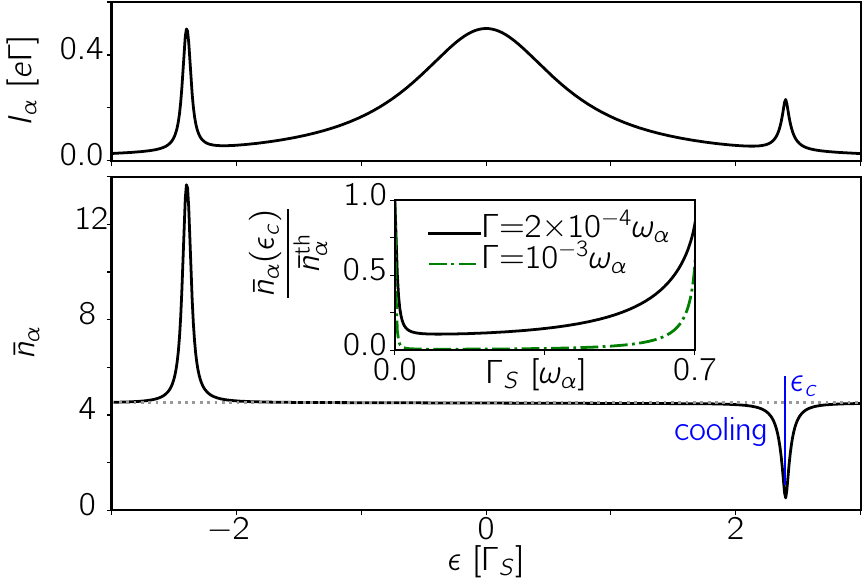

Recreate this plot in Python.
from pylab import *
from mpl_toolkits.axes_grid1.inset_locator import inset_axes
"""
Global settings:
-----------------
"""
ExportName = 'Fig2.eps'

optionProcessing = False
for opt in sys.argv[1:]:
    if opt.strip() == 'processing=True':
        optionProcessing = True
        print '[processing mode]'
"""
Plot functions:
----
"""

rc('axes', linewidth=1.5)

#Load numerical data
dataDict = dict()
paramDict = dict()
varDict = dict()
datapathDict = {
    0: 'data/equal_resonators_at_finite_kBT_setA.dat',
    1: 'data/equal_resonators_at_zero_kBT_setA.dat',
    2: 'data/GammaS_dependence_at_finite_kBT_setA.dat',
    3: 'data/GammaS_dependence_at_finite_kBT_setB.dat',
}
for k, v in datapathDict.iteritems():
    labelLst = list()
    dataset = loadtxt(v)
    for nidx, line in enumerate(open(v, 'r')):
        if nidx == 2:
            paramDict[k] = eval(line[1:])
        if nidx == 6:
            varDict[k] = str(line[1:]).strip()[1:-1]
        if nidx == 10:
            labelLst = str(line[1:]).strip()[1:-1].replace('\t', '').replace(
                ' ', '').split(',')
    dataDict[k] = {k: v for k, v in zip(labelLst, dataset.T)}
xKey = lambda setIdx: varDict[setIdx]


#Define figure
def plotMultiData(prefix):
    titlefsize = 24
    lgdsize = 9
    fsize = 9
    lblsize = 9
    yfsize = fsize
    xfsize = fsize
    zfsize = fsize
    cfsize = fsize
    tfsize = fsize
    lw = 2

    fig = figure(1, figsize=(8.66, 5.91))
    clf()
    sub = dict()

    sub[0] = subplot2grid((3, 1), (0, 0))
    setIdx = 0
    p = paramDict[setIdx]
    GS = p['GS']
    GN = p['GNL']
    plot(
        dataDict[setIdx][xKey(setIdx)],
        dataDict[setIdx]['IL'],
        'k-',
        lw=lw,
        label='rT={0}'.format('%.1f' % (p['TL'] / p['wL'])))

    setIdx = 1
    p = paramDict[setIdx]
 #   plot(
 #       dataDict[setIdx][xKey(setIdx)],
 #       dataDict[setIdx]['IL'],
 #       'r--',
 #       lw=lw,
 #       label='rT={0}'.format('%.1f' % (p['TL'] / p['wL'])))
    ylabel('IL', fontsize=yfsize, labelpad=30)
    xlim(-3 * GS, 3 * GS)
    ylim(0, 0.5 * GN)

#    lgd = legend(
#        loc=3,
#        bbox_to_anchor=(0.6, 0.56),
#        labelspacing=0.1,
#        columnspacing=0.85,  #0.21, 0.74
#        borderpad=0.35,
#        handletextpad=0.1,
#        ncol=1,
#        handlelength=1.75,
#        borderaxespad=0.,
#        frameon=False)
#    [setp(ltxt, fontsize=lgdsize) for ltxt in lgd.get_texts()]

    #------
    sub[1] = subplot2grid((3, 1), (1, 0), rowspan=2)
    setIdx = 0
    p = paramDict[setIdx]
    plot(
        dataDict[setIdx][xKey(setIdx)], dataDict[setIdx]['nOscL'], 'k-', lw=lw)
    ylabel('nOscL', fontsize=yfsize, labelpad=30)

    xlabel(xKey(setIdx), fontsize=xfsize, labelpad=15)
    xlim(-3 * GS, 3 * GS)
    ylim(0, 14)

    nB = lambda x: 1. / (exp(x) - 1)
    axhline(y=nB(p['wL'] / p['TL']), color='0.6', ls=':', lw=lw)

    ABS = lambda sgn, n, m: 0.5 * sgn * sqrt((n * p['wL'] + m * p['wR'])**2 - 2 * p['GS']**2)
    epsCooling = ABS(1, 1, 0)
    axvline(x=epsCooling, ymin=0.08, ymax=0.4, color='b', ls='-', lw=1.5)

    #------
    axins = inset_axes(
        sub[1],
        loc=3,
        width=3,
        height=1.5,
        bbox_to_anchor=(0.45, 0.39),
        bbox_transform=sub[1].figure.transFigure)
    psList = ['k-', 'g-.']
    for nidx, setIdx in enumerate([2, 3]):
        p = paramDict[setIdx]
        nTH = nB(p['wL'] / p['TL'])
        wL = p['wL']
        Y = dataDict[setIdx]['nOscL'] / (nB(p['wL'] / p['TL']) + 0.)
        lbl = 'rGN={0}m'.format(p['GNL'] / 1e-3)
        plot(dataDict[setIdx][xKey(setIdx)], Y, psList[nidx], lw=lw, label=lbl)
        xlim(0 * wL, 0.7 * wL)
    ylim(0, 1)

    lgd = legend(
        loc=3,
        bbox_to_anchor=(0.1, 0.5),
        labelspacing=1.5,
        columnspacing=0.85,
        borderpad=0.35,
        handletextpad=0.1,
        ncol=1,
        handlelength=4,
        borderaxespad=0.,
        frameon=False)
    [setp(ltxt, fontsize=lgdsize) for ltxt in lgd.get_texts()]

    #================================
    axins.annotate(
        'GSInwL',
        xy=(0.3, -0.22),
        xycoords='axes fraction',
        fontsize=lblsize,
    )
    #   axins.annotate(
    #       'nLNorm',
    #       xy=(0.1, 0.36),
    #       xycoords='axes fraction',
    #       fontsize=lblsize,
    #   )
 #   sub[0].annotate(
 #       'A',
 #       xy=(0.01, 0.86),
 #       xycoords='axes fraction',
 #       fontsize=lblsize,
 #   )
 #   sub[1].annotate(
 #       'B',
 #       xy=(0.01, 0.93),
 #       xycoords='axes fraction',
 #       fontsize=lblsize,
 #   )
    sub[1].annotate(
        'cooling',
        xy=(0.75, 0.21),
        xycoords='axes fraction',
        fontsize=lblsize,
        rotation=0)
    sub[1].annotate(
        'epsCooling',
        xy=(0.905, 0.355),
        xycoords='axes fraction',
        fontsize=lblsize)

    setIdx = 2
    p = paramDict[setIdx]
    unitX = p['wL']
    XTickLst = arange(0 * unitX, 0.7 * unitX + unitX / 10., 0.35 * unitX)
    XTickLblLst = [
        '%.1f' % (l / unitX) if n % 2 == 0 else ''
        for n, l in enumerate(XTickLst)
    ]
    axins.set_xticks(XTickLst)
    axins.set_xticklabels(XTickLblLst)

    YTickLst = arange(0, 1 + 0.25, 0.25)
    YTickLblLst = [
        '%.1f' % (l) if n % 2 == 0 else '' for n, l in enumerate(YTickLst)
    ]
    axins.set_yticks(YTickLst)
    axins.set_yticklabels(YTickLblLst)
    axins.tick_params(pad=11)
    axins.set_ylabel('nLNorm', labelpad=40)

    for kdx, v in sub.iteritems():
        if kdx in [0]:
            setIdx = 0
            p = paramDict[setIdx]
            unitX = p['GS']
            unitY = p['GNL']
            XTickLst = arange(-3 * unitX, 3 * unitX + unitX / 1., unitX / 1.)
            XTickLblLst = []
            v.set_xticks(XTickLst)
            v.set_xticklabels(XTickLblLst)

            YTickLst = arange(0, 0.6 * unitY + unitY / 5., unitY / 5.)
            YTickLblLst = [
                '%.1f' % (l / unitY) if n % 2 == 0 else ''
                for n, l in enumerate(YTickLst)
            ]
            v.set_yticks(YTickLst)
            v.set_yticklabels(YTickLblLst)
            v.tick_params(pad=11)

    for kdx, v in sub.iteritems():
        if kdx in [1]:
            setIdx = 0
            p = paramDict[setIdx]
            unitX = p['GS']
            XTickLst = arange(-3 * unitX, 3 * unitX + unitX / 1., unitX / 1.)
            XTickLblLst = [
                '%.0f' % (l / unitX) if n % 2 == 1 else ''
                for n, l in enumerate(XTickLst)
            ]
            v.set_xticks(XTickLst)
            v.set_xticklabels(XTickLblLst)

            YTickLst = arange(0, 14 + 0.01, 2)
            YTickLblLst = [
                '%.0f' % (l) if n % 2 == 0 else ''
                for n, l in enumerate(YTickLst)
            ]
            v.set_yticks(YTickLst)
            v.set_yticklabels(YTickLblLst)
            v.tick_params(pad=11)

    subplots_adjust(
        left=0.13, bottom=0.13, right=0.995, top=0.99, wspace=0.4, hspace=0.10)
    if optionProcessing:
        savefig(ExportName, facecolor='none', edgecolor='none', dpi=400)
    else:
        show()


plotMultiData('0_')
